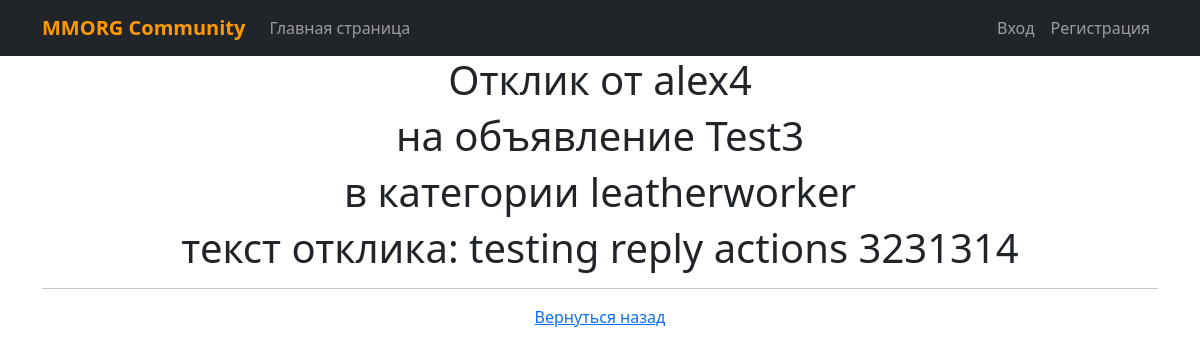
The page /reply/11 on the database its author committed.
### board/models.py (models this page shows, shortened)
class Reply(models.Model):
    listing = models.ForeignKey(Listing, on_delete=models.CASCADE)
    author = models.ForeignKey(User, on_delete=models.CASCADE)
    text = models.TextField()
    status = models.BooleanField(default=False)

class Listing(models.Model):
    author = models.ForeignKey(User, on_delete=models.CASCADE)
    dateCreation = dateCreation = models.DateTimeField(auto_now_add=True)
    CATEGORY_CHOICES = (
        ('tank', 'Танки'),
        ('healer', 'Хилы'),
        ('dd', 'ДД'),
        ('trader', 'Торговцы'),
        ('guild_master', 'Гилдмастеры'),
        ('quest_giver', 'Квестгиверы'),
        ('blacksmith', 'Кузнецы'),
        ('leatherworker', 'Кожевники'),
        ('alchemist', 'Зельевары'),
        ('spellcaster', 'Мастера заклинаний'),
    )
    category = models.CharField(max_length=20, choices=CATEGORY_CHOICES)
    title = models.CharField(max_length=100)
    text = models.TextField()
    image1 = models.ImageField(blank=True)
    image2 = models.ImageField(blank=True)

### accounts/models.py (models this page shows)
class CustomUser(AbstractUser):
    verification_code = models.IntegerField(default=0)

### board/views.py (the view)
# urls.py: path('reply/<int:pk>', ReplyDetail.as_view(), name='reply_detail'),
class ReplyDetail(DetailView):
    model = Reply
    template_name = 'reply.html'
    context_object_name = 'reply'
    queryset = Reply.objects.all()

### templates/reply.html
{% extends 'flatpages/default.html' %}
{% block content %}
<h1>Отклик от {{ reply.author }}</h1>
<h1>на объявление {{ reply.listing.title }}</h1>
<h1>в категории {{ reply.listing.category }}</h1>
<h1>текст отклика: {{ reply.text }}</h1>
<hr>
 <a href="{{ request.META.HTTP_REFERER }}">Вернуться назад</a>
{% endblock content %}

### rows shown on the page
Reply: author "alex4", listing "Test3", listing.category "leatherworker", text "testing reply actions 3231314"
